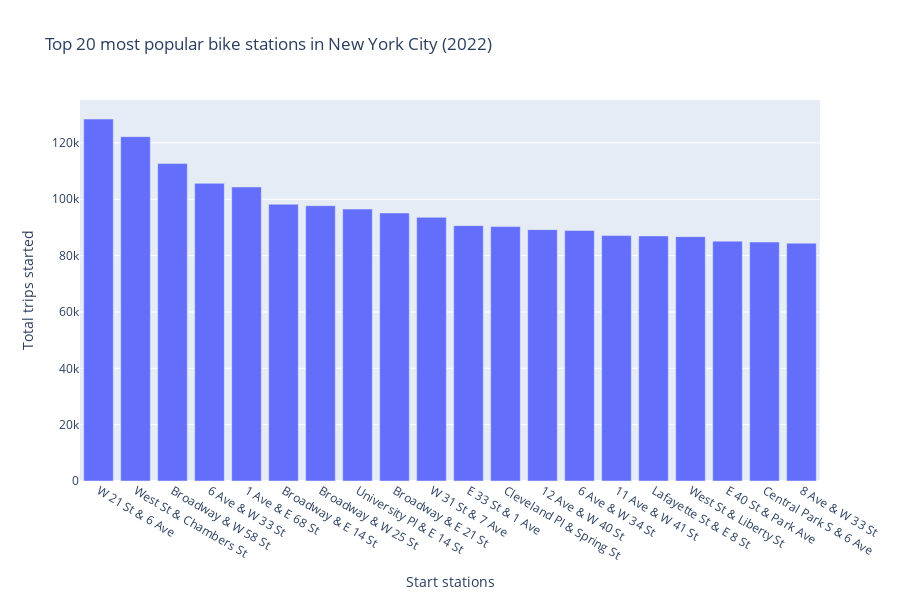

Notebook cell for this chart:
### Code cell
fig.update_layout(
    title = 'Top 20 most popular bike stations in New York City (2022)',
    xaxis_title = 'Start stations',
    yaxis_title ='Total trips started',
    width = 900, height = 600
)

### Figure 1 — Plotly figure (JSON) as saved in the notebook; plotly's stock layout.template omitted (floating-point values rounded to 4 significant figures)
{"data": [{"type": "bar", "x": ["W 21 St & 6 Ave", "West St & Chambers St", "Broadway & W 58 St", "6 Ave & W 33 St", "1 Ave & E 68 St", "Broadway & E 14 St", "Broadway & W 25 St", "University Pl & E 14 St", "Broadway & E 21 St", "W 31 St & 7 Ave", "E 33 St & 1 Ave", "Cleveland Pl & Spring St", "12 Ave & W 40 St", "6 Ave & W 34 St", "11 Ave & W 41 St", "Lafayette St & E 8 St", "West St & Liberty St", "E 40 St & Park Ave", "Central Park S & 6 Ave", "8 Ave & W 33 St"], "y": [128477, 122218, 112673, 105664, 104370, 98221, 97711, 96521, 95132, 93582, 90638, 90298, 89222, 88902, 87100, 87006, 86742, 85132, 84825, 84415]}], "layout": {"height": 600, "title": {"text": "Top 20 most popular bike stations in New York City (2022)"}, "width": 900, "xaxis": {"title": {"text": "Start stations"}}, "yaxis": {"title": {"text": "Total trips started"}}}}
